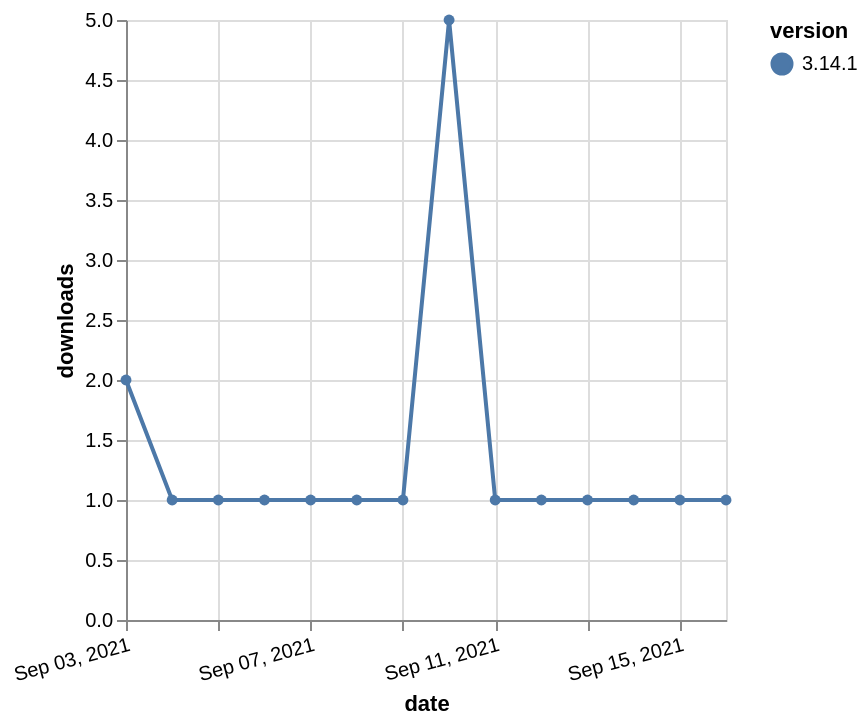

Write the Vega-Lite specification saved for this chart.
### Vega-Lite specification from a JSON file in a GitHub repository (floating-point values rounded to 4 significant figures)
{"$schema": "https://vega.github.io/schema/vega-lite/v5.json", "description": "A simple bar chart with embedded data.", "data": {"values": [{"date": "2021-09-03", "total": 503, "delta": 2, "version": "3.14.1"}, {"date": "2021-09-04", "total": 504, "delta": 1, "version": "3.14.1"}, {"date": "2021-09-05", "total": 505, "delta": 1, "version": "3.14.1"}, {"date": "2021-09-06", "total": 506, "delta": 1, "version": "3.14.1"}, {"date": "2021-09-07", "total": 507, "delta": 1, "version": "3.14.1"}, {"date": "2021-09-08", "total": 508, "delta": 1, "version": "3.14.1"}, {"date": "2021-09-09", "total": 509, "delta": 1, "version": "3.14.1"}, {"date": "2021-09-10", "total": 514, "delta": 5, "version": "3.14.1"}, {"date": "2021-09-11", "total": 515, "delta": 1, "version": "3.14.1"}, {"date": "2021-09-12", "total": 516, "delta": 1, "version": "3.14.1"}, {"date": "2021-09-13", "total": 517, "delta": 1, "version": "3.14.1"}, {"date": "2021-09-14", "total": 518, "delta": 1, "version": "3.14.1"}, {"date": "2021-09-15", "total": 519, "delta": 1, "version": "3.14.1"}, {"date": "2021-09-16", "total": 520, "delta": 1, "version": "3.14.1"}]}, "width": "container", "mark": {"type": "line", "point": {"filled": true}}, "encoding": {"x": {"field": "date", "type": "temporal", "timeUnit": "yearmonthdate", "title": "date", "axis": {"labelAngle": -15}}, "y": {"field": "delta", "type": "quantitative", "title": "downloads"}, "color": {"field": "version", "type": "nominal"}, "tooltip": {"field": "delta"}}}
